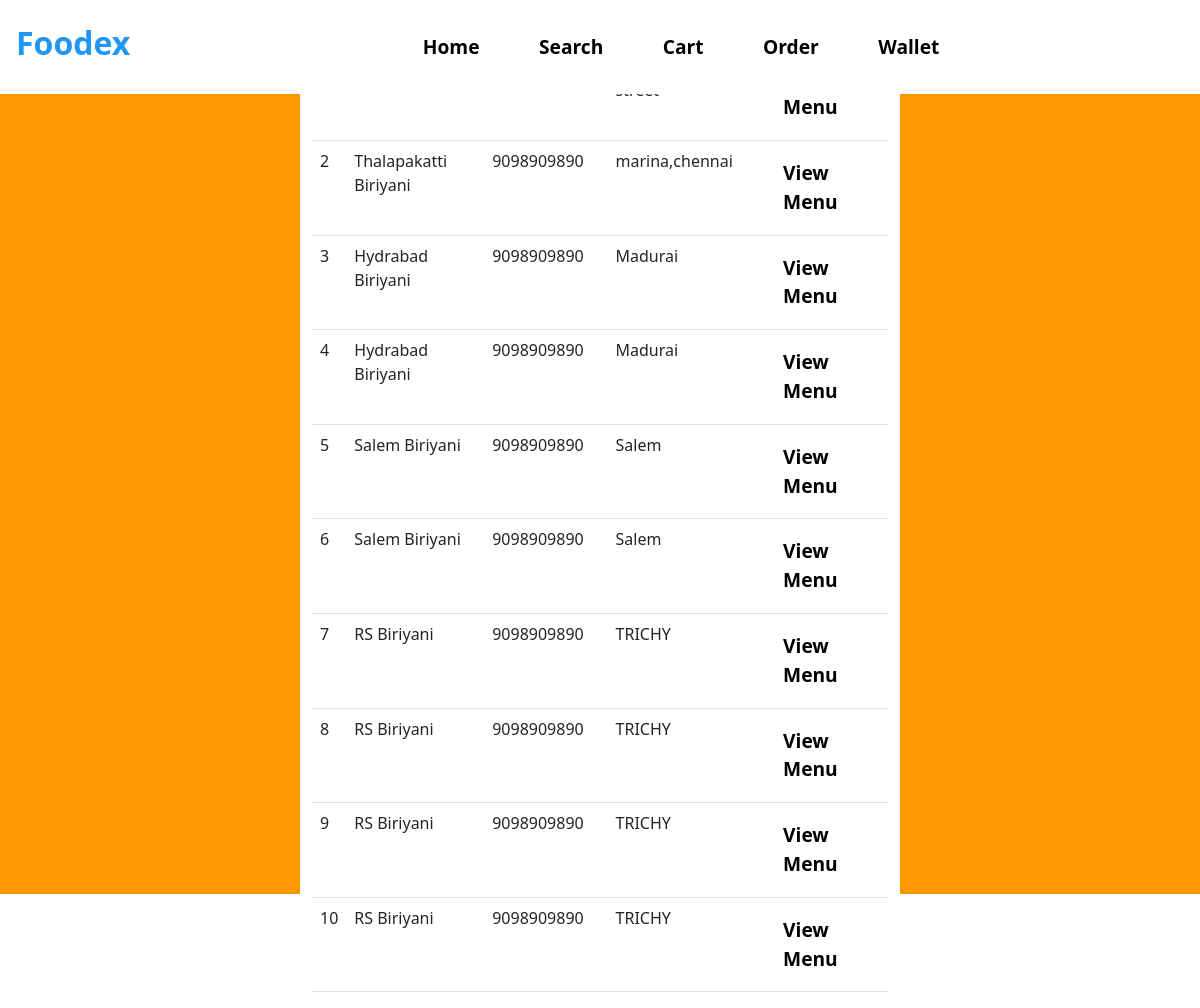
/View-Resturant, run on the app's committed database.
### tables this page shows
CREATE TABLE RESTAURANT(
                        RESTAURANT_ID INTEGER PRIMARY KEY AUTOINCREMENT,
                        NAME_OF_RESTAURANT TEXT,
                        RESTAURANT_PASSWORD TEXT,
                        ADDRESS TEXT,
                        MOBILE_NO INTEGER,
                        RESTAURANT_PIN TEXT,
                        RESTAURANT_WALLET_BALANCE INTEGER
                       );

### app.py (the view)
@app.route("/View-Resturant")
def User_View_Resturant():
    cursor = connection.cursor()
    count = cursor.execute("select * from RESTAURANT")
    result = cursor.fetchall()
    return render_template("View_Resturant.html", Resturant=result)

### templates/View_Resturant.html (shortened to what this page needs)
<!DOCTYPE html>
<html lang="en">
<head>
    <link href="https://cdn.jsdelivr.net/npm/bootstrap@5.1.3/dist/css/bootstrap.min.css" rel="stylesheet">
    <link rel= "stylesheet" type= "text/css" href= "{{ url_for('static',filename='Styles.css') }}">
</head>
<body>
<nav class="navbar navbar-expand-lg bg-white">
  <h3 class="navbar-brand Logo" style="color:#2196f3;font-size: 2rem;"href="#">Foodex</h3>
    <div class="container">
  <div class="collapse navbar-collapse" id="navbarSupportedContent">
    <ul class="navbar-nav mr-auto nav-links">
        <li class="nav-item">
        <a class="nav-link nav-link-btn" href="/User-Dashboard">Home</a>
      </li>
      <li class="nav-item">
        <a class="nav-link nav-link-btn" href="/View-Resturant">Search</a>
      </li>
      <li class="nav-item">
        <a class="nav-link nav-link-btn" href="/User-cart">Cart</a>
      </li>
        <li class="nav-item">
        <a class="nav-link nav-link-btn" href="/User-order">Order</a>
      </li>
        <li class="nav-item">
        <a class="nav-link nav-link-btn" href="/User-Wallet">Wallet</a>
      </li>
    </ul>
  </div>
     </div>
</nav>
  <div class="ToCenter" style="background:#ff9800;">
  <div class="container">
        <div class="row">
            <div class="col">
                <table class="table">
                    <thead>
                      <tr>
                        <th scope="col">Id</th>
                        <th scope="col">Name</th>
                        <th scope="col">Mobile Number</th>
                        <th scope="col">Address</th>
                      </tr>
                    </thead>
                    <tbody>
                      {% for i in Resturant %}
                      <tr>
                        <td>{{i[0]}}</td>
                        <td>{{i[1]}}</td>
                          <td>{{i[4]}}</td>
                          <td>{{i[3]}}</td>
                            <td> <a class="nav-link nav-link-btn" href="/View-Resturant-menu?id={{i[0]}}"> View Menu</a> </td>
                      </tr>
                      {% endfor %}
                    </tbody>
                  </table>
            </div>
        </div>
    </div>
    </div>
</body>
</html>

### static/Styles.css (style rules this page uses)
.ToCenter { display: flex; height: 100vh; width: 100vw; justify-content: center; align-items: center; }
.Logo { text-align: center; padding: 1rem; font-weight: bold; }
.nav-links { width: 100%; display: flex; flex-direction: column; justify-content: space-around; align-items: center; }
.nav-link-btn { border:solid 2px white; font-size: 1.2rem; border-radius: 0.7rem; font-weight: bold; color: black; }

### templates/View_Resturant.html (style rules this page uses)
.container { width: 50vw; background: white; border-radius: 1rem; }

### data on the page
RESTAURANT: RESTAURANT_ID "2", NAME_OF_RESTAURANT "Thalapakatti Biriyani", MOBILE_NO "9098909890", ADDRESS "marina,chennai"
RESTAURANT: RESTAURANT_ID "3", NAME_OF_RESTAURANT "Hydrabad Biriyani", MOBILE_NO "9098909890", ADDRESS "Madurai"
RESTAURANT: RESTAURANT_ID "4", NAME_OF_RESTAURANT "Hydrabad Biriyani", MOBILE_NO "9098909890", ADDRESS "Madurai"
RESTAURANT: RESTAURANT_ID "5", NAME_OF_RESTAURANT "Salem Biriyani", MOBILE_NO "9098909890", ADDRESS "Salem"
RESTAURANT: RESTAURANT_ID "6", NAME_OF_RESTAURANT "Salem Biriyani", MOBILE_NO "9098909890", ADDRESS "Salem"
RESTAURANT: RESTAURANT_ID "7", NAME_OF_RESTAURANT "RS Biriyani", MOBILE_NO "9098909890", ADDRESS "TRICHY"
RESTAURANT: RESTAURANT_ID "8", NAME_OF_RESTAURANT "RS Biriyani", MOBILE_NO "9098909890", ADDRESS "TRICHY"
RESTAURANT: RESTAURANT_ID "9", NAME_OF_RESTAURANT "RS Biriyani", MOBILE_NO "9098909890", ADDRESS "TRICHY"
RESTAURANT: RESTAURANT_ID "10", NAME_OF_RESTAURANT "RS Biriyani", MOBILE_NO "9098909890", ADDRESS "TRICHY"
